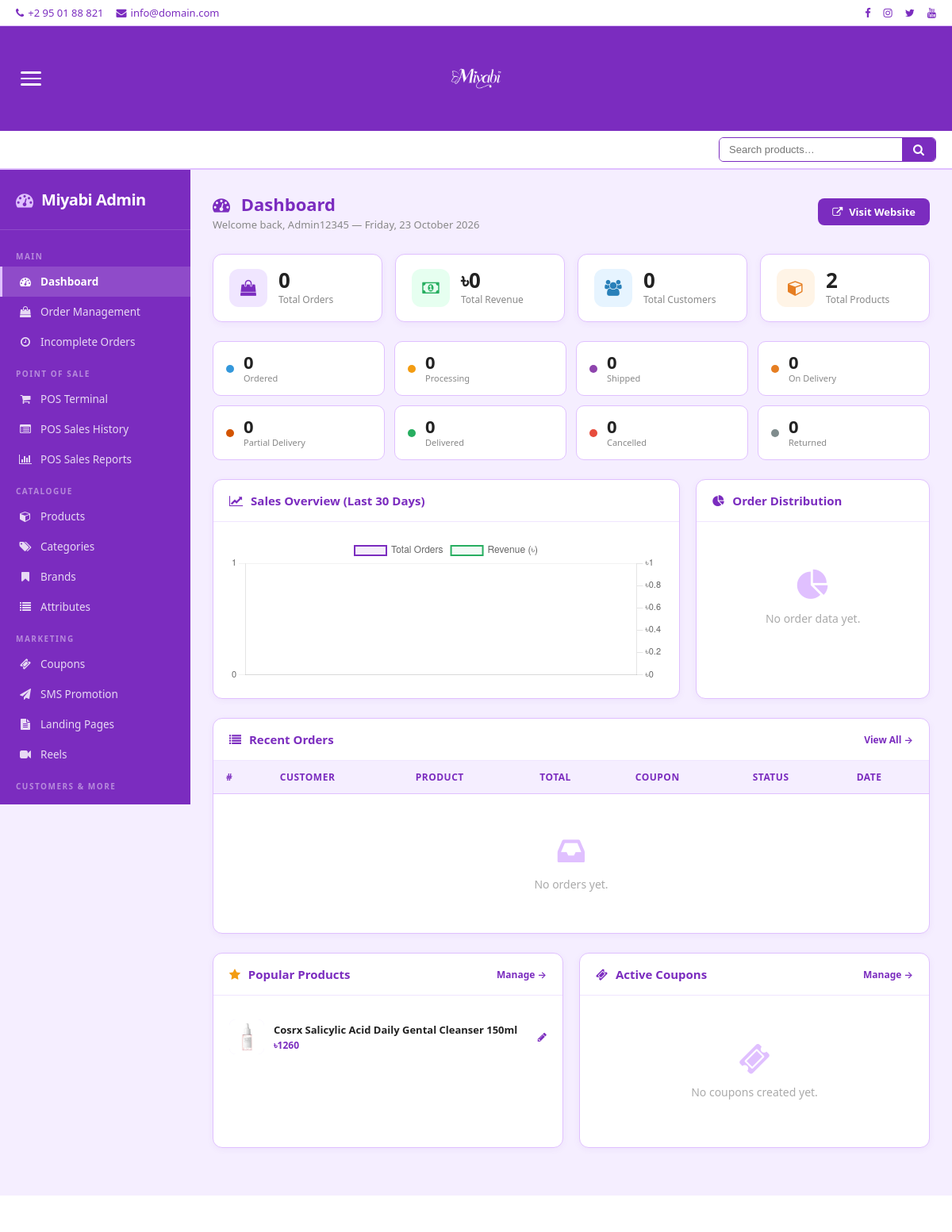
The app's page /dashboard/ (signed in, upper part), older data.
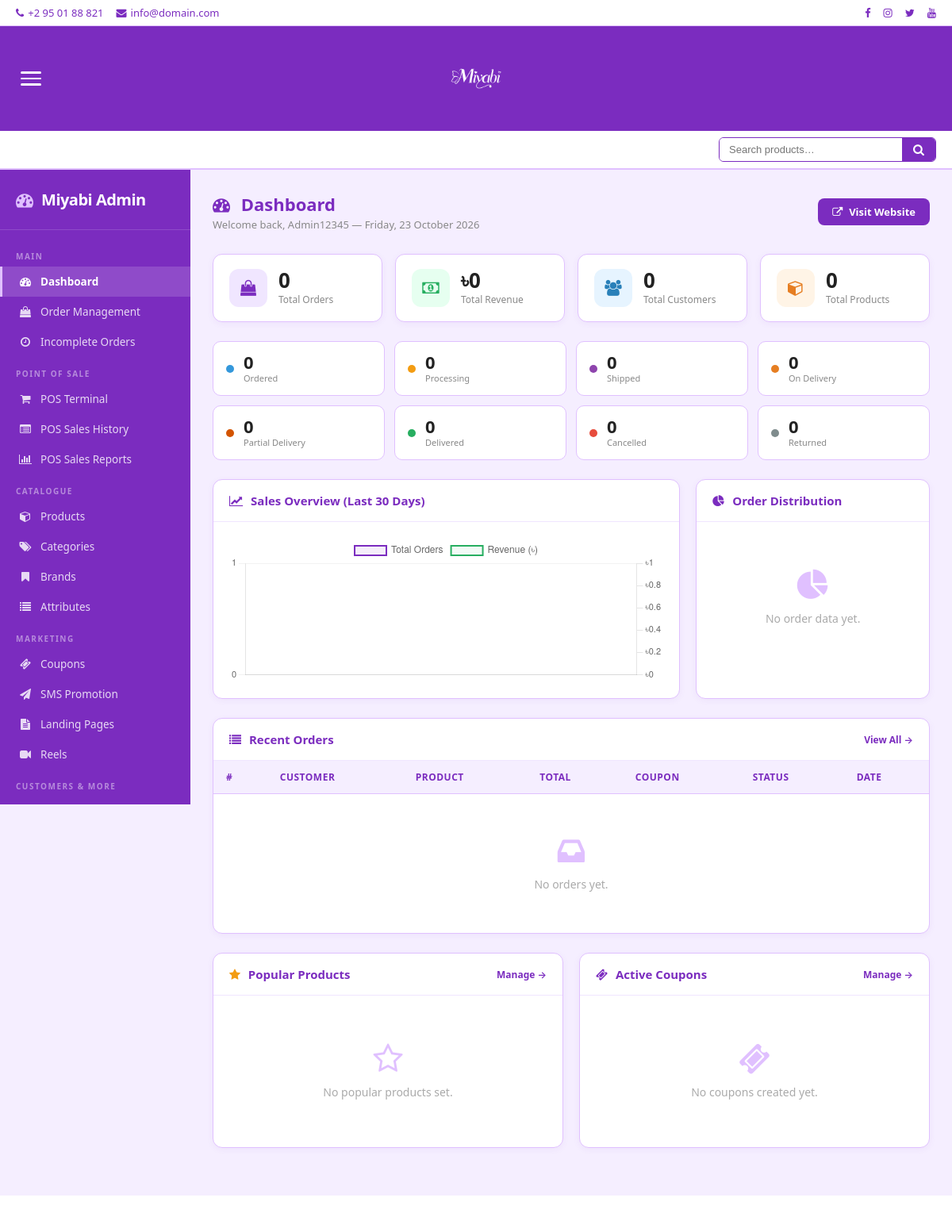
The same page, newer data.
### app/models.py (models this page shows, shortened)
class Product(models.Model):
    AVAILABILITY_CHOICES = (('In Stock', 'In Stock'), ('Out of Stock', 'Out of Stock'))
    STOCK_OPTION_CHOICES = (
        ('manual', 'Manual'),
        ('auto',   'Auto (sum of variants)'),
    )
    VIDEO_HOST_CHOICES = (
        ('local',   'Local Upload'),
        ('youtube', 'YouTube'),
        ('vimeo',   'Vimeo'),
    )
    name           = models.CharField(max_length=100)
    slug           = models.SlugField(max_length=150, unique=True, blank=True, null=True)
    code           = models.CharField(max_length=30, unique=True, blank=True, null=True,
                                      help_text='Leave blank to auto-generate')
    category       = models.ForeignKey(Category, on_delete=models.CASCADE, null=True)
    subcategory    = models.ForeignKey(Subcategory, on_delete=models.CASCADE,
                                       null=True, blank=True)
    child_category = models.ForeignKey(ChildCategory, on_delete=models.SET_NULL,
                                       null=True, blank=True)
    brand          = models.ForeignKey(Brand, on_delete=models.CASCADE, null=True, blank=True)
    concern        = models.ForeignKey(Concern, on_delete=models.SET_NULL,
                                       null=True, blank=True)
    price          = models.IntegerField(help_text='Selling price')
    previous_price = models.IntegerField(null=True, blank=True,
                                         help_text='Old price (shown crossed out)')
    weight         = models.PositiveIntegerField(null=True, blank=True,
                                                 help_text='Weight in grams')
    stock_option   = models.CharField(max_length=10, choices=STOCK_OPTION_CHOICES,
                                      default='manual')
    quantity       = models.PositiveIntegerField(default=0)
    Availability   = models.CharField(choices=AVAILABILITY_CHOICES, null=True, blank=True,
                                      max_length=100)
    image          = models.ImageField(upload_to='ecoming')          # Featured image
    video_host     = models.CharField(max_length=10, choices=VIDEO_HOST_CHOICES,
                                      default='local')
    video_file     = models.FileField(upload_to='products/videos/', blank=True, null=True)
    video_url      = models.URLField(blank=True, help_text='YouTube / Vimeo link')
    bullet_points  = models.JSONField(default=list, blank=True,
                                      help_text='List of bullet point strings')
    tags           = models.CharField(max_length=300, blank=True,
                                      help_text='Separate tags with commas, e.g. shirt, blue, cotton')
    description    = models.TextField(blank=True)    # rich text (HTML)
    ingredients    = models.TextField(blank=True)    # rich text (HTML)
    how_to_use     = models.TextField(blank=True)    # rich text (HTML)
    date           = models.DateField(auto_now_add=True)
    is_popular     = models.BooleanField(default=False)

### ECommerce/views.py (the view)
# urls.py: path('dashboard/',        views.admin_dashboard, name='admin_dashboard'),
@staff_member_required
def admin_dashboard(request):
    today = timezone.now().date()
    status_counts = {
        'ordered':          Order.objects.filter(status='ordered').count(),
        'processing':       Order.objects.filter(status='processing').count(),
        'shipped':          Order.objects.filter(status='shipped').count(),
        'on_delivery':      Order.objects.filter(status='on_delivery').count(),
        'partial_delivery': Order.objects.filter(status='partial_delivery').count(),
        'delivered':        Order.objects.filter(status='delivered').count(),
        'cancelled':        Order.objects.filter(status='cancelled').count(),
        'returned':         Order.objects.filter(status='returned').count(),
    }
    total_orders    = Order.objects.count()
    total_revenue   = Order.objects.aggregate(
                          s=Sum('price'))['s'] or 0
    total_customers = User.objects.filter(is_staff=False).count()
    total_products  = Product.objects.count()
    thirty_days_ago = today - timedelta(days=30)
    sales_qs = (
        Order.objects
        .filter(date__gte=thirty_days_ago)
        .values('date')
        .annotate(
            total_orders=Count('id'),
            total_amount=Sum('price')
        )
        .order_by('date')
    )
    sales_labels  = json.dumps([str(s['date']) for s in sales_qs])
    sales_orders  = json.dumps([s['total_orders']           for s in sales_qs])
    sales_amounts = json.dumps([float(s['total_amount'] or 0) for s in sales_qs])
    recent_orders = Order.objects.select_related(
        'user', 'coupon'
    ).order_by('-date', '-id')[:10]
    popular_products = Product.objects.filter(is_popular=True)[:8]
    active_coupons = Coupon.objects.filter(is_active=True).order_by('-id')[:6]
    return render(request, 'admin_dashboard.html', {
        'status_counts':    status_counts,
        'total_orders':     total_orders,
        'total_revenue':    total_revenue,
        'total_customers':  total_customers,
        'total_products':   total_products,
        'sales_labels':     sales_labels,
        'sales_orders':     sales_orders,
        'sales_amounts':    sales_amounts,
        'recent_orders':    recent_orders,
        'popular_products': popular_products,
        'active_coupons':   active_coupons,
        'today':            today,
    })

### templates/admin_dashboard.html (shortened to what the changed rows need)
{% extends 'base.html' %}
{% load static %}
{% block body %}
<div class="dash-wrap">
    <main class="dash-main">
        <div class="dash-stats">
            <div class="dash-stat-card">
                <div class="dash-stat-info">
                    <div class="dash-stat-value">{{ total_products }}</div>
                    <div class="dash-stat-label">Total Products</div>
                </div>
            </div>
        </div>
        <div class="dash-table-wrap">
            <div style="overflow-x:auto;">
                <table class="dash-table">
                    <thead>
                        <tr>
                            <th>#</th>
                            <th>Customer</th>
                            <th>Product</th>
                            <th>Total</th>
                            <th>Coupon</th>
                            <th>Status</th>
                            <th>Date</th>
                        </tr>
                    </thead>
                </table>
            </div>
        </div>
        <div class="dash-bottom-row">
            <div class="dash-card">
                <div class="dash-card-body">
                    {% for prod in popular_products %}
                    <div class="dash-product-item">
                        {% if prod.image %}
                        <img src="{{ prod.image.url }}" alt="{{ prod.name }}"
                             class="dash-product-img">
                        {% else %}
                        <div class="dash-product-img"
                             style="display:flex;align-items:center;justify-content:center;">
                            <i class="fa fa-image" style="color:#c0a0e0;font-size:18px;"></i>
                        </div>
                        {% endif %}
                        <div style="flex:1;min-width:0;">
                            <div class="dash-product-name"
                                 style="white-space:nowrap;overflow:hidden;text-overflow:ellipsis;">
                                {{ prod.name }}
                            </div>
                            <div class="dash-product-price">৳{{ prod.price }}</div>
                        </div>
                        <a href="/admin/portal/app/product/{{ prod.id }}/change/"
                           style="color:#7B2CBF;font-size:13px;">
                            <i class="fa fa-pencil"></i>
                        </a>
                    </div>
                    {% empty %}
                    <div class="dash-empty">
                        <i class="fa fa-star-o"></i>
                        No popular products set.
                    </div>
                    {% endfor %}
                </div>
            </div>
        </div>
    </main>
</div>
{% endblock %}

Row changes from the older to the newer data that the page shows:
removed Product: image (picture), name "Cosrx Salicylic Acid Daily Gental Cleanser 150ml", price "1260"
Text that changed along with them:
{{ total_products }}: "2" → "0"
text now shown: "No popular products set."
